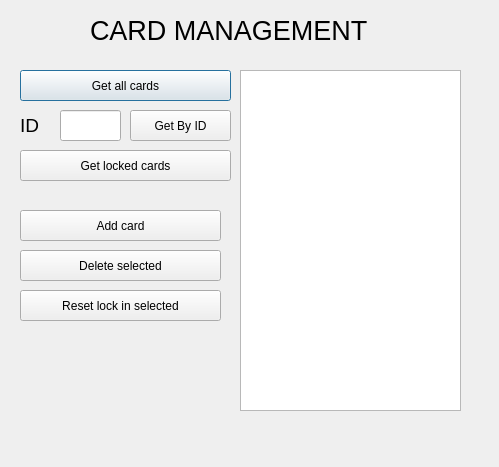
<?xml version="1.0" encoding="UTF-8"?>
<ui version="4.0">
 <class>cardsmenu</class>
 <widget class="QDialog" name="cardsmenu">
  <property name="geometry">
   <rect>
    <x>0</x>
    <y>0</y>
    <width>499</width>
    <height>467</height>
   </rect>
  </property>
  <property name="windowTitle">
   <string>Dialog</string>
  </property>
  <widget class="QPushButton" name="btnGetAllCards">
   <property name="geometry">
    <rect>
     <x>20</x>
     <y>70</y>
     <width>211</width>
     <height>31</height>
    </rect>
   </property>
   <property name="text">
    <string>Get all cards</string>
   </property>
  </widget>
  <widget class="QPushButton" name="btnGetCardById">
   <property name="geometry">
    <rect>
     <x>130</x>
     <y>110</y>
     <width>101</width>
     <height>31</height>
    </rect>
   </property>
   <property name="text">
    <string>Get By ID</string>
   </property>
  </widget>
  <widget class="QPushButton" name="btnAddDeleteCards">
   <property name="geometry">
    <rect>
     <x>20</x>
     <y>210</y>
     <width>201</width>
     <height>31</height>
    </rect>
   </property>
   <property name="text">
    <string>Add card</string>
   </property>
  </widget>
  <widget class="QLineEdit" name="textCardId">
   <property name="geometry">
    <rect>
     <x>60</x>
     <y>110</y>
     <width>61</width>
     <height>31</height>
    </rect>
   </property>
  </widget>
  <widget class="QLabel" name="label">
   <property name="geometry">
    <rect>
     <x>20</x>
     <y>110</y>
     <width>51</width>
     <height>31</height>
    </rect>
   </property>
   <property name="font">
    <font>
     <pointsize>14</pointsize>
    </font>
   </property>
   <property name="text">
    <string>ID</string>
   </property>
  </widget>
  <widget class="QTableView" name="tableCards">
   <property name="geometry">
    <rect>
     <x>240</x>
     <y>70</y>
     <width>221</width>
     <height>341</height>
    </rect>
   </property>
  </widget>
  <widget class="QPushButton" name="btnGetLockedCards">
   <property name="geometry">
    <rect>
     <x>20</x>
     <y>150</y>
     <width>211</width>
     <height>31</height>
    </rect>
   </property>
   <property name="text">
    <string>Get locked cards</string>
   </property>
  </widget>
  <widget class="QPushButton" name="btnResetLockedCardById">
   <property name="geometry">
    <rect>
     <x>20</x>
     <y>290</y>
     <width>201</width>
     <height>31</height>
    </rect>
   </property>
   <property name="text">
    <string>Reset lock in selected</string>
   </property>
  </widget>
  <widget class="QLabel" name="labelInfo">
   <property name="geometry">
    <rect>
     <x>20</x>
     <y>370</y>
     <width>191</width>
     <height>41</height>
    </rect>
   </property>
   <property name="font">
    <font>
     <pointsize>12</pointsize>
    </font>
   </property>
   <property name="text">
    <string/>
   </property>
  </widget>
  <widget class="QLabel" name="title">
   <property name="geometry">
    <rect>
     <x>90</x>
     <y>10</y>
     <width>471</width>
     <height>41</height>
    </rect>
   </property>
   <property name="font">
    <font>
     <pointsize>20</pointsize>
    </font>
   </property>
   <property name="text">
    <string>CARD MANAGEMENT</string>
   </property>
  </widget>
  <widget class="QPushButton" name="btnAddDeleteCards_2">
   <property name="geometry">
    <rect>
     <x>20</x>
     <y>250</y>
     <width>201</width>
     <height>31</height>
    </rect>
   </property>
   <property name="text">
    <string>Delete selected</string>
   </property>
  </widget>
 </widget>
 <resources/>
 <connections/>
</ui>
